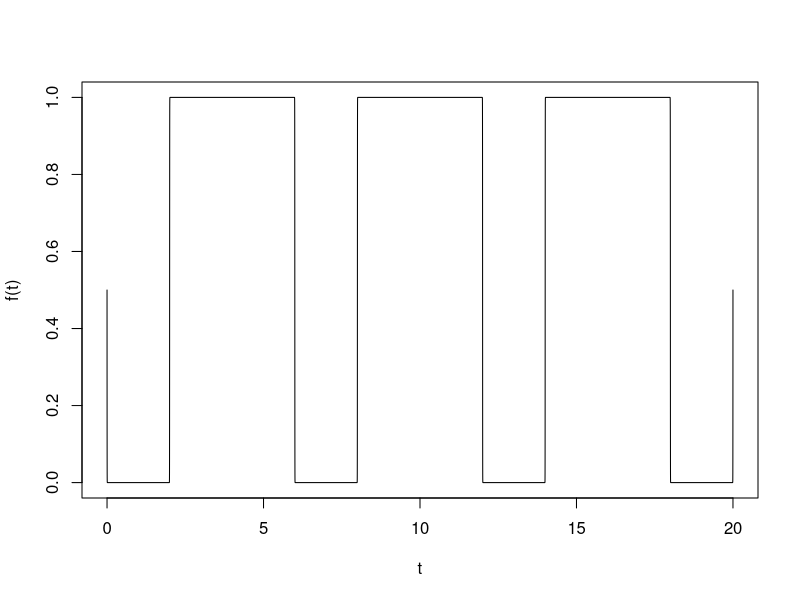
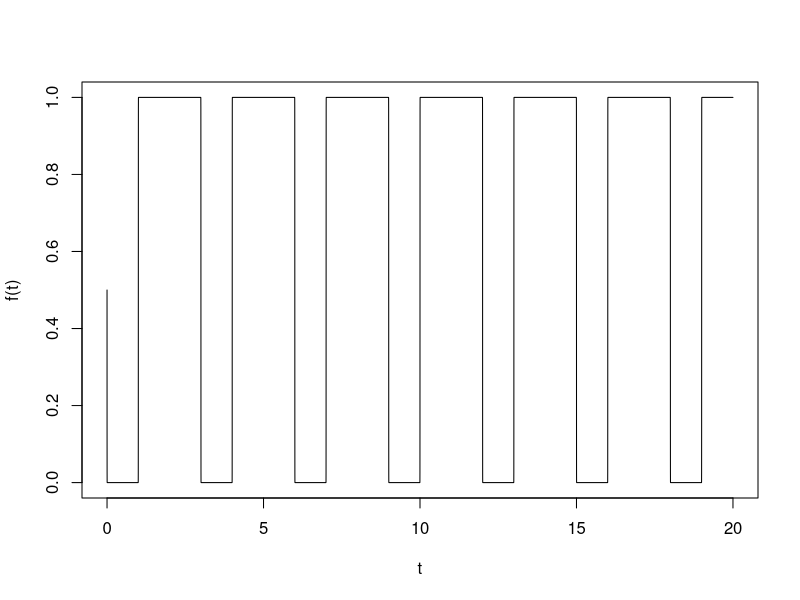
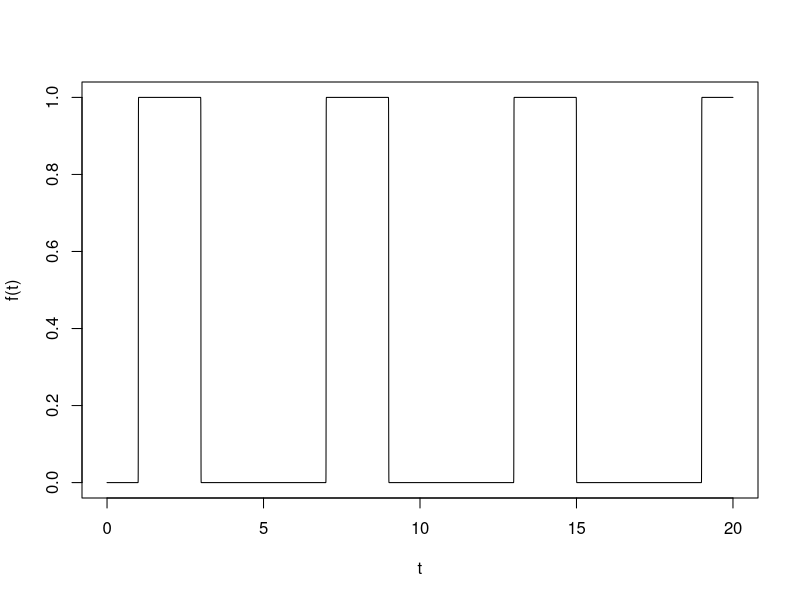

Write R code to recreate these figures, in order.
## ---- chunk 1
knitr::opts_chunk$set(
  collapse = TRUE,
  comment = "#>"
)
## ---- chunk 2
pulse = function(t, a, b, r, w, d) {
  max_adj = sin(2*pi*(0.75-1/(3*r)))
  max = b*(1+exp(-a*(1+max_adj)))
  sines = sin(2*pi*(8*t - 8*d*w + 9*r*w)/(12*r*w))
  f = max/(1+exp(a*(sines-max_adj)))
  return(f)
}

t = seq(0,20,by=0.001)
plot(t, pulse(t, a=1000, b=1, r=1, w=4, d=1), 
     type = "l", xlab = "t", ylab = "f(t)")
## ---- chunk 3
pulse = function(t, a, b, r, w, d) {
  max_adj = sin(2*pi*(0.75-1/(3*r)))
  max = b*(1+exp(-a*(1+max_adj)))
  sines = sin(2*pi*(8*t - 8*d*w + 9*r*w)/(12*r*w))
  f = max/(1+exp(a*(sines-max_adj)))
  return(f)
}

t = seq(0,20,by=0.001)
plot(t, pulse(t, a=1000, b=1, r=1, w=2, d=1), 
     type = "l", xlab = "t", ylab = "f(t)")
## ---- chunk 4
pulse = function(t, a, b, r, w, d) {
  max_adj = sin(2*pi*(0.75-1/(3*r)))
  max = b*(1+exp(-a*(1+max_adj)))
  sines = sin(2*pi*(8*t - 8*d*w + 9*r*w)/(12*r*w))
  f = max/(1+exp(a*(sines-max_adj)))
  return(f)
}

t = seq(0,20,by=0.001)
plot(t, pulse(t, a=1000, b=1, r=2, w=2, d=1), 
     type = "l", xlab = "t", ylab = "f(t)")
